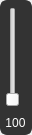
<?xml version="1.0" encoding="UTF-8"?>
<ui version="4.0">
 <class>QDropDownVolumeSlider</class>
 <widget class="QWidget" name="QDropDownVolumeSlider">
  <property name="geometry">
   <rect>
    <x>0</x>
    <y>0</y>
    <width>32</width>
    <height>135</height>
   </rect>
  </property>
  <property name="minimumSize">
   <size>
    <width>32</width>
    <height>135</height>
   </size>
  </property>
  <property name="maximumSize">
   <size>
    <width>32</width>
    <height>135</height>
   </size>
  </property>
  <property name="cursor">
   <cursorShape>PointingHandCursor</cursorShape>
  </property>
  <property name="windowTitle">
   <string>Form</string>
  </property>
  <property name="styleSheet">
   <string notr="true">QWidget#container { background-color: #333333; border: 3px solid #333333; border-radius: 7px; }</string>
  </property>
  <layout class="QGridLayout" name="gridLayout_2">
   <property name="leftMargin">
    <number>0</number>
   </property>
   <property name="topMargin">
    <number>0</number>
   </property>
   <property name="rightMargin">
    <number>0</number>
   </property>
   <property name="bottomMargin">
    <number>0</number>
   </property>
   <property name="spacing">
    <number>0</number>
   </property>
   <item row="0" column="0">
    <widget class="QWidget" name="container" native="true">
     <property name="minimumSize">
      <size>
       <width>32</width>
       <height>135</height>
      </size>
     </property>
     <property name="maximumSize">
      <size>
       <width>32</width>
       <height>135</height>
      </size>
     </property>
     <layout class="QGridLayout" name="gridLayout">
      <property name="leftMargin">
       <number>0</number>
      </property>
      <property name="topMargin">
       <number>7</number>
      </property>
      <property name="rightMargin">
       <number>0</number>
      </property>
      <property name="bottomMargin">
       <number>0</number>
      </property>
      <item row="0" column="0">
       <widget class="QSlider" name="slider">
        <property name="minimumSize">
         <size>
          <width>0</width>
          <height>100</height>
         </size>
        </property>
        <property name="orientation">
         <enum>Qt::Vertical</enum>
        </property>
        <property name="invertedAppearance">
         <bool>false</bool>
        </property>
        <property name="invertedControls">
         <bool>false</bool>
        </property>
       </widget>
      </item>
      <item row="1" column="0">
       <widget class="QWidget" name="widget" native="true">
        <layout class="QHBoxLayout" name="horizontalLayout">
         <property name="spacing">
          <number>0</number>
         </property>
         <property name="leftMargin">
          <number>0</number>
         </property>
         <property name="topMargin">
          <number>5</number>
         </property>
         <property name="rightMargin">
          <number>0</number>
         </property>
         <property name="bottomMargin">
          <number>5</number>
         </property>
         <item>
          <widget class="QLabel" name="label">
           <property name="styleSheet">
            <string notr="true">color: #FFFFFF;</string>
           </property>
           <property name="text">
            <string>100</string>
           </property>
           <property name="alignment">
            <set>Qt::AlignCenter</set>
           </property>
          </widget>
         </item>
        </layout>
       </widget>
      </item>
     </layout>
    </widget>
   </item>
  </layout>
 </widget>
 <resources/>
 <connections/>
</ui>
